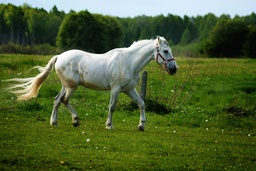
#> input picture L1/input.jpg, 256 x 171 px, shrunk from 1080 x 721 before the run, found by its file name
$ jupyter execute BluringImage.ipynb
#> lines starting #> are read from the running program, lines starting #| are printed output that depends on the picture
#> further down, img is the input picture: shape (171, 256, 3); mean B, G, R 50.8, 97.2, 79.1
[cell 1]
import cv2 as cv
import numpy as np
import matplotlib.pyplot as plt

[cell 2]
def averaging_blur(img: np.ndarray, kernel_size: int = 5) -> np.ndarray:
    """
    Apply averaging (mean) blur to a color image using a manual convolution.

    Parameters:
        img (np.ndarray): Input color image (BGR format).
        kernel_size (int): Size of the averaging kernel (must be odd).

    Returns:
        np.ndarray: Blurred color image.
    """
#> called with kernel_size = 5

    # Ensure kernel size is odd
    if kernel_size % 2 == 0:
        raise ValueError("kernel_size must be an odd number.")

    # Create normalized averaging kernel
    kernel = np.ones((kernel_size, kernel_size), dtype=np.float32) / (kernel_size * kernel_size)

    # Get image dimensions
    if len(img.shape) != 3 or img.shape[2] != 3:
        raise ValueError("Input image must be a color image with 3 channels.")
    rows, cols, channels = img.shape
#> rows = 171; cols = 256; channels = 3

    # Border padding to handle edges
    k = kernel_size // 2
    padded = cv.copyMakeBorder(img, k, k, k, k, borderType=cv.BORDER_REPLICATE)
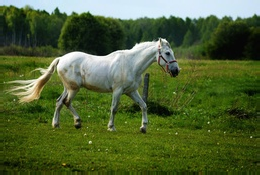
#> padded: shape (175, 260, 3); mean B, G, R 52.1, 97.9, 79.8

    # Create output image
    blurred_img = np.zeros_like(img, dtype=np.float32)

    # Perform convolution for each color channel
    for c in range(channels):
        for i in range(rows):
            for j in range(cols):
                # Extract the region of interest (window)
                window = padded[i:i+kernel_size, j:j+kernel_size, c]
                # Apply kernel (mean filter)
                blurred_img[i, j, c] = np.sum(window * kernel)
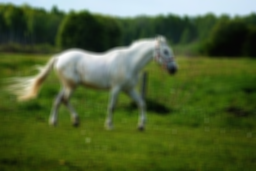
#> blurred_img: shape (171, 256, 3) float32; mean B, G, R 50.8, 97.2, 79.1

    # Clip values and convert to uint8
    blurred_img = np.clip(blurred_img, 0, 255).astype(np.uint8)
    return blurred_img

def gaussian_kernel(kernel_size: int, sigma: float) -> np.ndarray:
    """
    Generate a 2D Gaussian kernel.
    """
    k = kernel_size // 2
    x, y = np.mgrid[-k:k+1, -k:k+1]
    kernel = np.exp(-(x**2 + y**2) / (2 * sigma**2))
    kernel = kernel / (2 * np.pi * sigma**2)
    kernel /= np.sum(kernel)  # Normalize
    return kernel


def gaussian_blur(img: np.ndarray, kernel_size: int = 5, sigma: float = 1.0) -> np.ndarray:
    # Ensure kernel size is odd
#> called with kernel_size = 5, sigma = 1
    if kernel_size % 2 == 0:
        raise ValueError("kernel_size must be an odd number.")

    # Create a normalized averaging kernel
    kernel = gaussian_kernel(kernel_size, sigma)

    # Compute border size for padding
    pad_size = kernel_size // 2

    # Add border to handle edges (replicate border pixels)
    padded = cv.copyMakeBorder(img, pad_size, pad_size, pad_size, pad_size, borderType=cv.BORDER_REPLICATE)

    # Create an output image
    blurred_img = np.zeros_like(img, dtype=np.float32)

    rows, cols, channels = img.shape
#> rows = 171; cols = 256; channels = 3

    # Perform convolution manually
    for c in range(channels):
        for i in range(rows):
            for j in range(cols):
                window = padded[i:i+kernel_size, j:j+kernel_size, c]
                blurred_img[i, j, c] = np.sum(window * kernel)

    # Clip values and convert back to uint8
    blurred_img = np.clip(blurred_img, 0, 255).astype(np.uint8)

    return blurred_img

[cell 3]
if __name__ == '__main__':

# --- Read input image ---
    path_image = r"C:\Users\COMPUTER WORLD\Desktop/23u03121_23u03086/DIPproject/L1/input.jpg"
    img = cv.imread(path_image)


    averaging_blured_img = averaging_blur(img)
    gaussian_blured_img = gaussian_blur(img)


    plt.figure(figsize=(10,5))

    plt.subplot(1, 2, 1)
    plt.imshow(cv.cvtColor(averaging_blured_img, cv.COLOR_BGR2RGB))
    plt.title('Averaging Blur')
    plt.axis('off')


    plt.subplot(1, 2, 2)
    plt.imshow(cv.cvtColor(gaussian_blured_img, cv.COLOR_BGR2RGB), cmap='gray')
    plt.title('Gaussian Blur')
    plt.axis('off')

    plt.tight_layout()
    plt.show()
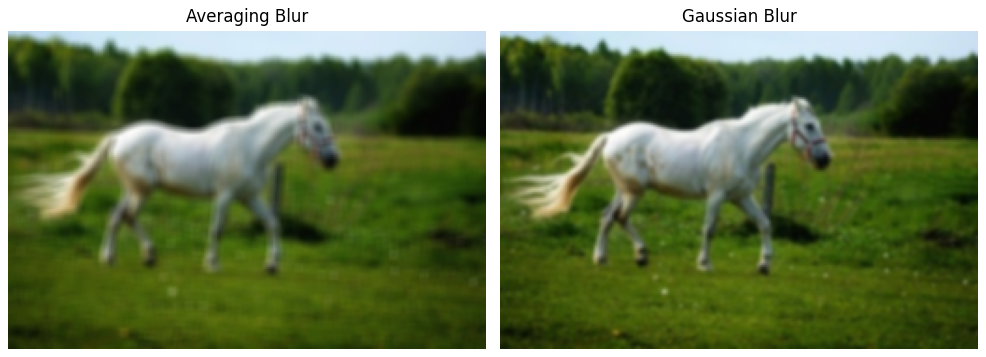
#> figure drawn by matplotlib, 2 panels
